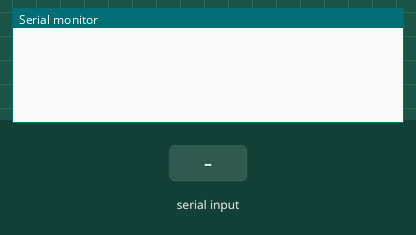
Recording of a sketch running on a simulated Arduino Uno, built with avr-gcc and run on an emulated ATmega328P. Parts: the last lines printed to the serial monitor. The test bench sets the inputs (shaded band).

Above: at 1.2 s.
1.3 s: "0" received over Serial
At 1.9 s:
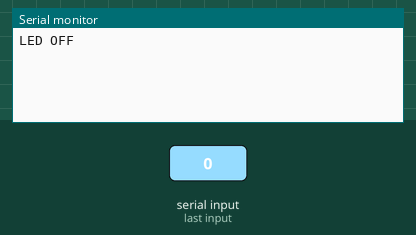
2.8 s: "1" received over Serial
At 5.4 s:
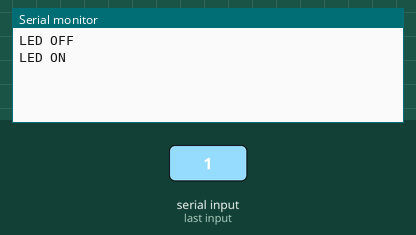

Measured:
- after the input at 1.3 s, the serial monitor: prints a new line at once (image 1)
- after the input at 2.8 s, the serial monitor: prints a new line after 1.5 s (image 2)

The sketch:

lab03_2.ino
```cpp
const byte ledPin = 13;
void setup()
{
  Serial.begin(9600);
}

void loop()
{
 if(Serial.available())
 {
   int val;
   val = Serial.read();
   switch(val)
   {
     case '0':
       digitalWrite(ledPin,LOW);
       Serial.println("LED OFF");
       delay(3000);
       break;

     case '1':
       digitalWrite(ledPin,HIGH);
       Serial.println("LED ON");
       delay(5000);
       break;
   }
 }
}
```
